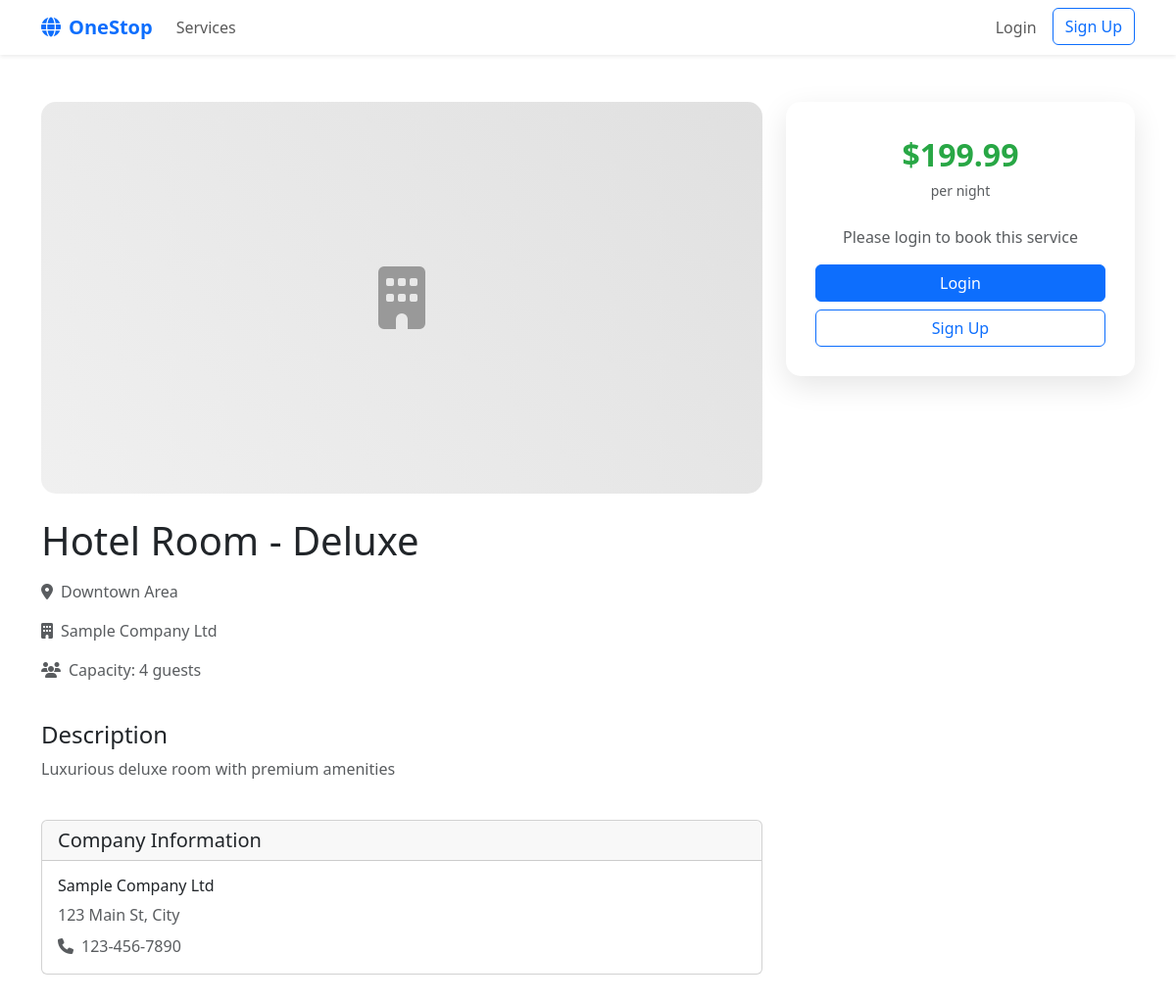
The page /service/view.php?id=2 on the database its author committed.
### tables this page shows
CREATE TABLE services(
    id INT AUTO_INCREMENT PRIMARY KEY,
    company_id INT NOT NULL,
    title VARCHAR(200) NOT NULL,
    description TEXT,
    price DECIMAL(10,2) NOT NULL,
    capacity INT DEFAULT 1,
    available_from DATE,
    available_to DATE,
    location VARCHAR(200),
    image_url VARCHAR(500),
    approved TINYINT DEFAULT 0,
    created_at TIMESTAMP DEFAULT CURRENT_TIMESTAMP,
    updated_at TIMESTAMP DEFAULT CURRENT_TIMESTAMP ON UPDATE CURRENT_TIMESTAMP,
    FOREIGN KEY(company_id) REFERENCES companies(id) ON DELETE CASCADE
);

CREATE TABLE companies(
    id INT AUTO_INCREMENT PRIMARY KEY,
    user_id INT NOT NULL,
    name VARCHAR(150) NOT NULL,
    info TEXT,
    address TEXT,
    phone VARCHAR(20),
    approved TINYINT DEFAULT 0,
    created_at TIMESTAMP DEFAULT CURRENT_TIMESTAMP,
    updated_at TIMESTAMP DEFAULT CURRENT_TIMESTAMP ON UPDATE CURRENT_TIMESTAMP,
    FOREIGN KEY(user_id) REFERENCES users(id) ON DELETE CASCADE
);

### includes/session.php (called while the page is built, shortened)
<?php
function isLoggedIn() {
    return isset($_SESSION['user_id']) && isset($_SESSION['role']);
}
?>

### includes/db.php (called while the page is built, shortened)
<?php
function executeQuery($conn, $sql, $params = []) {
    $stmt = $conn->prepare($sql);
    if (!empty($params)) {
        $types = str_repeat('s', count($params));
        $stmt->bind_param($types, ...$params);
    }
    $result = $stmt->execute();
    return $stmt;
}
function fetchRow($conn, $sql, $params = []) {
    $stmt = executeQuery($conn, $sql, $params);
    $result = $stmt->get_result();
    $row = $result->fetch_assoc();
    return $row;
}
?>

### service/view.php (the view, shortened to what this page needs)
<?php
require_once '../includes/db.php';
require_once '../includes/session.php';
require_once '../includes/logger.php';
$serviceId = $_GET['id'] ?? 0;
$service = fetchRow($conn,
    "SELECT s.*, c.name as company_name, c.address as company_address, c.phone as company_phone
     FROM services s
     JOIN companies c ON s.company_id = c.id
     WHERE s.id = ? AND s.approved = 1",
    [$serviceId]
);
?>
<!DOCTYPE html>
<html lang="en">
<head>
    <link href="https://cdn.jsdelivr.net/npm/bootstrap@5.3.1/dist/css/bootstrap.min.css" rel="stylesheet">
    <link href="https://cdnjs.cloudflare.com/ajax/libs/font-awesome/6.4.0/css/all.min.css" rel="stylesheet">
</head>
<body>
    <nav class="navbar navbar-expand-lg navbar-light bg-white shadow-sm">
        <div class="container">
            <a class="navbar-brand text-primary" href="../index.php">
                <i class="fas fa-globe me-2"></i>OneStop
            </a>
            <div class="collapse navbar-collapse" id="navbarNav">
                <ul class="navbar-nav me-auto">
                    <li class="nav-item">
                        <a class="nav-link" href="../services.php">Services</a>
                    </li>
                </ul>
                <ul class="navbar-nav">
                    <?php if (isLoggedIn()): ?>
                        <li class="nav-item dropdown">
                            <a class="nav-link dropdown-toggle" href="#" id="navbarDropdown" role="button" data-bs-toggle="dropdown">
                                <i class="fas fa-user me-1"></i><?php echo htmlspecialchars($_SESSION['name']); ?>
                            </a>
                            <ul class="dropdown-menu">
                                <li><a class="dropdown-item" href="../user/dashboard.php">Dashboard</a></li>
                                <li><hr class="dropdown-divider"></li>
                                <li><a class="dropdown-item" href="../auth/logout.php">Logout</a></li>
                            </ul>
                        </li>
                    <?php else: ?>
                        <li class="nav-item">
                            <a class="nav-link" href="../auth/login.php">Login</a>
                        </li>
                        <li class="nav-item">
                            <a class="btn btn-outline-primary ms-2" href="../auth/register.php">Sign Up</a>
                        </li>
                    <?php endif; ?>
                </ul>
            </div>
        </div>
    </nav>
    <div class="container my-5">
        <div class="row">
            <div class="col-lg-8">
                <div class="service-image mb-4">
                    <i class="fas fa-building"></i>
                </div>
                <div class="row mb-4">
                    <div class="col-12">
                        <h1 class="mb-3"><?php echo htmlspecialchars($service['title']); ?></h1>
                        <div class="d-flex align-items-center mb-3">
                            <i class="fas fa-map-marker-alt text-muted me-2"></i>
                            <span class="text-muted"><?php echo htmlspecialchars($service['location']); ?></span>
                        </div>
                        <div class="d-flex align-items-center mb-3">
                            <i class="fas fa-building text-muted me-2"></i>
                            <span class="text-muted"><?php echo htmlspecialchars($service['company_name']); ?></span>
                        </div>
                        <div class="d-flex align-items-center mb-3">
                            <i class="fas fa-users text-muted me-2"></i>
                            <span class="text-muted">Capacity: <?php echo $service['capacity']; ?> guests</span>
                        </div>
                    </div>
                </div>
                <div class="row mb-4">
                    <div class="col-12">
                        <h4>Description</h4>
                        <p class="text-muted"><?php echo nl2br(htmlspecialchars($service['description'])); ?></p>
                    </div>
                </div>
                <div class="row">
                    <div class="col-12">
                        <div class="card">
                            <div class="card-header">
                                <h5 class="mb-0">Company Information</h5>
                            </div>
                            <div class="card-body">
                                <h6><?php echo htmlspecialchars($service['company_name']); ?></h6>
                                <p class="text-muted mb-2"><?php echo htmlspecialchars($service['company_address']); ?></p>
                                <?php if ($service['company_phone']): ?>
                                    <p class="text-muted mb-0">
                                        <i class="fas fa-phone me-2"></i><?php echo htmlspecialchars($service['company_phone']); ?>
                                    </p>
                                <?php endif; ?>
                            </div>
                        </div>
                    </div>
                </div>
            </div>
            <div class="col-lg-4">
                <div class="booking-card">
                    <div class="text-center mb-4">
                        <div class="price-display">$<?php echo number_format($service['price'], 2); ?></div>
                        <small class="text-muted">per night</small>
                    </div>
                    <?php if (isLoggedIn()): ?>
                        <form method="POST">
                            <?php echo csrfInput(); ?>
                            <div class="mb-3">
                                <label class="form-label">Check-in Date</label>
                                <input type="date" class="form-control" name="start_date" required>
                            </div>
                            <div class="mb-3">
                                <label class="form-label">Check-out Date</label>
                                <input type="date" class="form-control" name="end_date" required>
                            </div>
                            <div class="mb-3">
                                <label class="form-label">Number of Guests</label>
                                <select class="form-select" name="pax" required>
                                    <?php for($i = 1; $i <= $service['capacity']; $i++): ?>
                                        <option value="<?php echo $i; ?>"><?php echo $i; ?> <?php echo $i == 1 ? 'Guest' : 'Guests'; ?></option>
                                    <?php endfor; ?>
                                </select>
                            </div>
                            <div class="mb-3">
                                <label class="form-label">Special Requests (Optional)</label>
                                <textarea class="form-control" name="notes" rows="3" placeholder="Any special requirements..."></textarea>
                            </div>
                            <button type="submit" class="btn btn-primary w-100">
                                <i class="fas fa-calendar-check me-2"></i>Book Now
                            </button>
                        </form>
                    <?php else: ?>
                        <div class="text-center">
                            <p class="text-muted mb-3">Please login to book this service</p>
                            <a href="../auth/login.php" class="btn btn-primary w-100 mb-2">Login</a>
                            <a href="../auth/register.php" class="btn btn-outline-primary w-100">Sign Up</a>
                        </div>
                    <?php endif; ?>
                </div>
            </div>
        </div>
    </div>
</body>
</html>

### service/view.php (style rules this page uses)
.service-image { height: 400px; background: linear-gradient(45deg, #f0f0f0, #e0e0e0); display: flex; align-items: center; justify-content: center; font-size: 4rem; color: #999; border-radius: 15px; }
.booking-card { background: white; border-radius: 15px; box-shadow: 0 10px 30px rgba(0,0,0,0.1); padding: 30px; position: sticky; top: 20px; }
.price-display { font-size: 2rem; font-weight: bold; color: #28a745; }
.navbar-brand { font-weight: bold; }

### rows shown on the page
services: title "Hotel Room - Deluxe", location "Downtown Area", company.name "Sample Company Ltd", capacity "4", description "Luxurious deluxe room with premium amenities", company.address "123 Main St, City", company.phone "123-456-7890", price "199.99"
